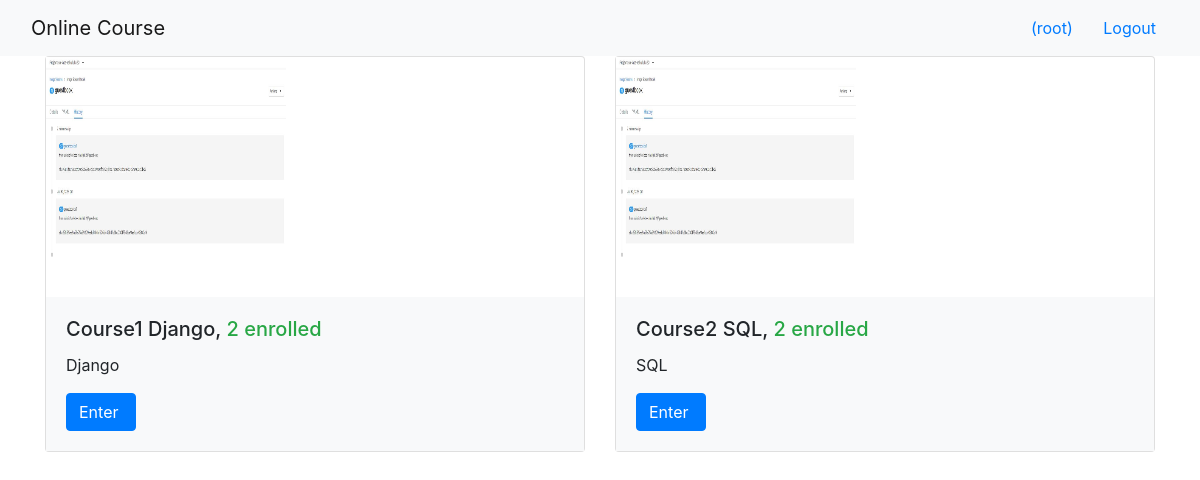
/onlinecourse/ (signed in), run on the app's committed database.
### onlinecourse/models.py (models this page shows, shortened)
class Course(models.Model):
    name = models.CharField(null=False, max_length=30, default='online course')
    image = models.ImageField(upload_to='course_images/')
    description = models.CharField(max_length=1000)
    pub_date = models.DateField(null=True)
    instructors = models.ManyToManyField(Instructor)
    users = models.ManyToManyField(settings.AUTH_USER_MODEL, through='Enrollment')
    total_enrollment = models.IntegerField(default=0)
    is_enrolled = False

### onlinecourse/views.py (the view)
class CourseListView(generic.ListView):
    template_name = 'onlinecourse/course_list_bootstrap.html'
    context_object_name = 'course_list'
    def get_queryset(self):
        user = self.request.user
        courses = Course.objects.order_by('-total_enrollment')[:10]
        for course in courses:
            if user.is_authenticated:
                course.is_enrolled = check_if_enrolled(user, course)
        return courses

### onlinecourse/views.py (called while the page is built)
def check_if_enrolled(user, course):
    is_enrolled = False
    if user.id is not None:
        num_results = Enrollment.objects.filter(user=user, course=course).count()
        if num_results > 0:
            is_enrolled = True
    return is_enrolled

### onlinecourse/templates/onlinecourse/course_list_bootstrap.html (shortened to what this page needs)
<!DOCTYPE html>
<html lang="en">
<head>
    {% load static %}
    <link rel="stylesheet" href="https://maxcdn.bootstrapcdn.com/bootstrap/4.5.2/css/bootstrap.min.css">
</head>
<body>
    <nav class="navbar navbar-light bg-light">
        <div class="container-fluid">
            <div class="navbar-header">
                  <a class="navbar-brand" href="#">Online Course</a>
            </div>
            <ul class="nav navbar-nav navbar-right">
                {% if user.is_authenticated %}
                <li>
                    <a class="btn btn-link" href="#">{{ user.first_name }}({{ user.username }})</a>
                    <a class="btn btn-link" href="{% url 'onlinecourse:logout' %}">Logout</a>
                </li>
                {% endif %}
            </ul>
        </div>
    </nav>
    {% if course_list %}
        <div class="container">
            <div class="card-deck">
                {% for course in course_list %}
                         <div class="card" style="width: 36rem;">
                          <img class="card-img-left" src="{{MEDIA_URL}}/{{ course.image }}" width="240px" height="240px"
                               alt="Course image">
                          <div class="card-body bg-light">
                              <h5 class="card-title">{{ course.name }}, <span class="text-success">
                                  {{ course.total_enrollment}} enrolled</span></h5>
                            <p class="card-text">{{ course.description}}</p>
                            <form action="{% url 'onlinecourse:enroll' course.id %}" method="post">
                                  <input class="btn btn-primary"  type="submit"
                                         value="{% if course.is_enrolled %}Enter{% else %}Enroll{% endif %} ">
                            </form>
                          </div>
                        </div>
                {% endfor %}
            </div>
        </div>
    {% else %}
        <p>No courses are available.</p>
    {% endif %}
</body>
</html>

### data on the page
Course: image (picture), name "Course1 Django", total_enrollment "2", description "Django", is_enrolled "Enter"
Course: image (picture), name "Course2 SQL", total_enrollment "2", description "SQL", is_enrolled "Enter"

### other printed values
{{ user.username }} "root"
